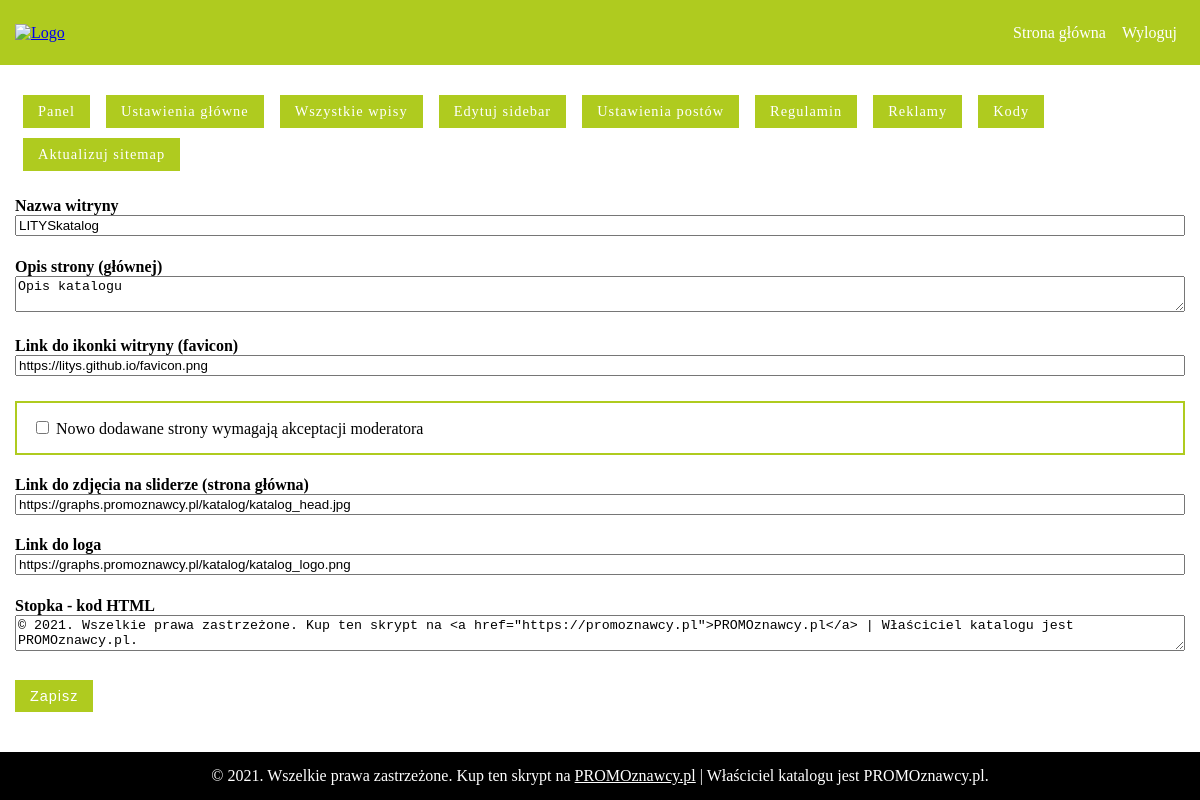
Page /pages/panel.php?c=head (signed in) on the earlier database version.
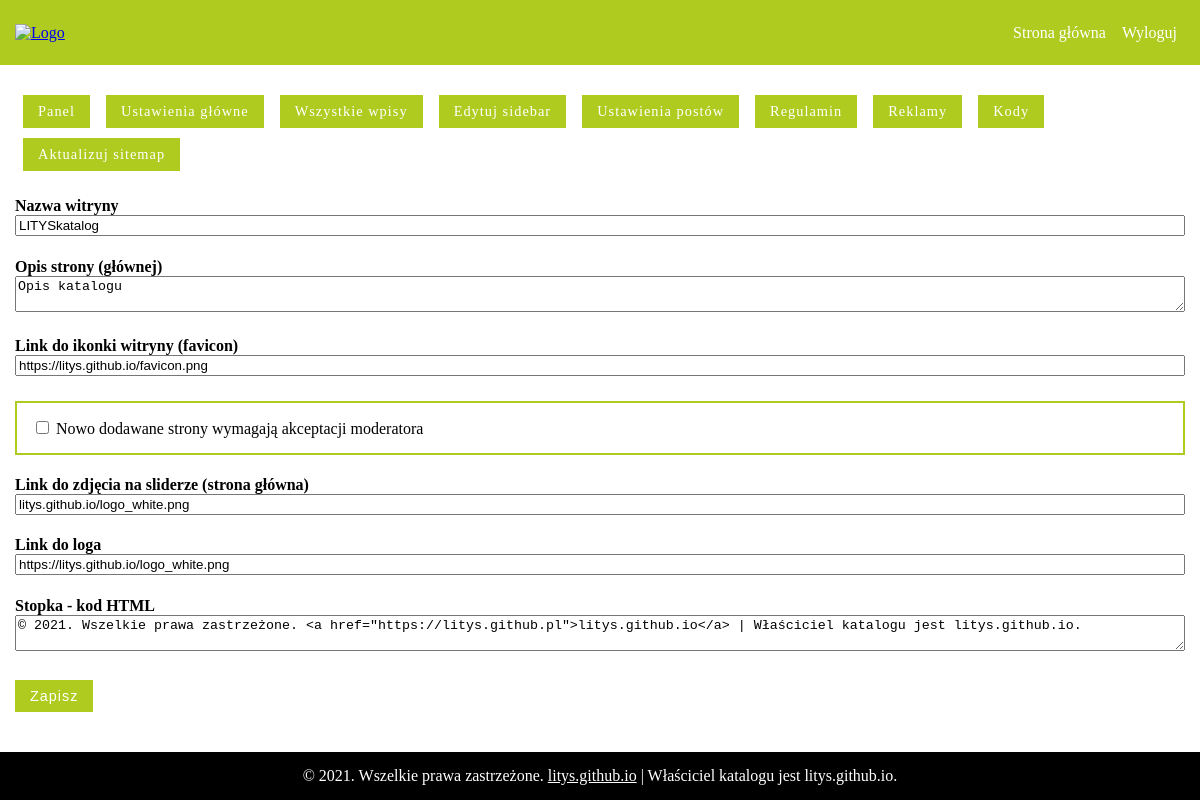
Same page on the later database version.
### tables this page shows
CREATE TABLE `settings` (
  `id` int(11) NOT NULL,
  `name` text NOT NULL,
  `data` text NOT NULL
);

CREATE TABLE `components` (
  `id` int(11) NOT NULL,
  `name` text NOT NULL,
  `data` text NOT NULL
);

### functions.php (called while the page is built, shortened)
<?php
function footer(){
    include_once('components/footer.php');
}
class DB{
    private static function connect(){
        include('config.php');
        $host = $admin_host;
        $db = $admin_database;
        $user = $admin_user;
        $password = $admin_password;
        $pdo = new PDO('mysql:host='.$host.';dbname='.$db,$user,$password);
        $pdo->setAttribute(PDO::ATTR_ERRMODE, PDO::ERRMODE_EXCEPTION);
        return $pdo;
    }
    public static function get_settings($name){
        $query = "SELECT * FROM settings WHERE name='".$name."'";
        $stmt = self::connect()->prepare($query);
        $stmt->execute();
        $data = $stmt->fetchAll(PDO::FETCH_ASSOC);
        return $data[0]['data'];
    }
    public static function get_component($name){
        $query = "SELECT * FROM components WHERE name='".$name."'";
        $stmt = self::connect()->prepare($query);
        $stmt->execute();
        $data = $stmt->fetchAll(PDO::FETCH_ASSOC);
        $decoded = json_decode($data[0]['data'],true);
        return $decoded;
    }
}

### pages/panel.php (the view, shortened to what this page needs)
<?php
   if(isset($_GET['c'])) $panle_page = $_GET['c'];
   else $panle_page = 'home';
?>
<!DOCTYPE html>
<html lang="en">
<head>
    <link rel="stylesheet" href="/css/global.min.css">
</head>
<body>
<div class="content">
    <div class="toolbar">
        <div class="container inner">
            <?php $logo_url = DB::get_component('head')[0]['logo']; ?>
            <div>
                <a href="/">
                    <img class="logo" src="<?php echo $logo_url?>" alt="Logo">
                </a>
            </div>
            <div class="menu">
                <a href="/">Strona główna</a>
                <a href="?logout=true">Wyloguj</a>
            </div>
        </div>
    </div>
    <div class="container dashboard">
        <div class="dash_menu">
            <a href="?c=home">Panel</a>
            <a href="?c=head">Ustawienia główne</a>
            <a href="?c=all_posts">Wszystkie wpisy</a>
            <a href="?c=sidebar">Edytuj sidebar</a>
            <a href="?c=posts">Ustawienia postów</a>
            <a href="?c=rules">Regulamin</a>
            <a href="?c=ads">Reklamy</a>
            <a href="?c=codes">Kody</a>
            <a href="?c=sitemap">Aktualizuj sitemap</a>
        </div>
        <?php if($panle_page=='head') : ?>
            <?php
                $website_title = DB::get_settings('website_title');
                $website_description = DB::get_settings('website_description');
                $website_icon = DB::get_settings('website_icon');
                $moderator_mode = DB::get_settings('moderator_mode');
                $slider = DB::get_component('home_slider')[0]['img'];
                $head = DB::get_component('head')[0];
            ?>
            <form action="" method="POST" class="head">
                <h4>Nazwa witryny</h4>
                <input type="text" name="website_title" placeholder="Tytuł" value="<?php echo $website_title ?>">
                <h4>Opis strony (głównej)</h4>
                <textarea name="website_description"><?php echo $website_description ?></textarea>
                <h4>Link do ikonki witryny (favicon)</h4>
                <input type="text" name="website_icon" placeholder="URL do ikonki" value="<?php echo $website_icon ?>">
                <div class="moderator_mode">
                    <input type="checkbox" id="moderator_mode" name="moderator_mode" <?php if($moderator_mode) echo 'checked'; ?> >
                    <label for="moderator_mode">Nowo dodawane strony wymagają akceptacji moderatora</label>
                </div>
                <h4>Link do zdjęcia na sliderze (strona główna)</h4>
                <input type="text" name="img" placeholder="URL do zdjęcia" value="<?php echo $slider ?>">
                <h4>Link do loga</h4>
                <input type="text" name="logo" placeholder="URL do zdjęcia" value="<?php echo $head['logo'] ?>">
                <h4>Stopka - kod HTML</h4>
                <textarea name="footer"><?php echo $head['footer']; ?></textarea>
                <input type="submit" value="Zapisz">
            </form>
        <?php endif; ?>
    </div>
</div>
<?php footer(); ?>
</body>
</html>

### components/footer.php
<?php
    $footer_copy_text = DB::get_component('head')[0]['footer'];
?>
<div class="footer">
    <div>
    <p><?php echo $footer_copy_text; ?></p>
    </div>
</div>

Differences in the rows shown:
changed components: img "https://graphs.promoznawcy.pl/katalog/katalog_head.jpg" → "litys.github.io/logo_white.png"
changed components: logo "https://graphs.promoznawcy.pl/katalog/katalog_logo.png" → "https://litys.github.io/logo_white.png"; footer "© 2021. Wszelkie prawa zastrzeżone. Kup ten skrypt na <a href=\"https://promoznawcy.pl\">PROMOznawcy.pl</a> | Właściciel katalogu jest PROMOznawcy.pl." → "© 2021. Wszelkie prawa zastrzeżone. <a href=\"https://litys.github.pl\">litys.github.io</a> | Właściciel katalogu jest litys.github.io."; data "© 2021. Wszelkie prawa zastrzeżone. Kup ten skrypt na PROMOznawcy.pl | Właściciel katalogu jest PROMOznawcy.pl." → "© 2021. Wszelkie prawa zastrzeżone. litys.github.io | Właściciel katalogu jest litys.github.io."
